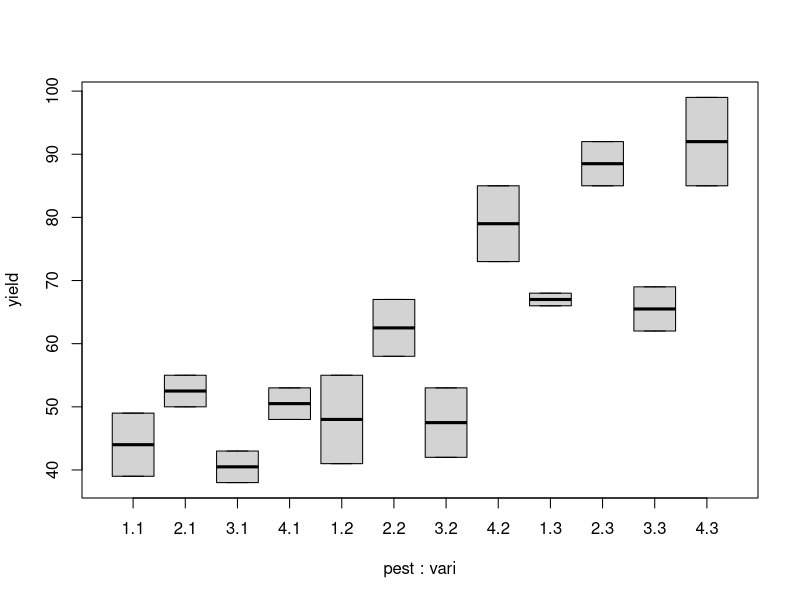
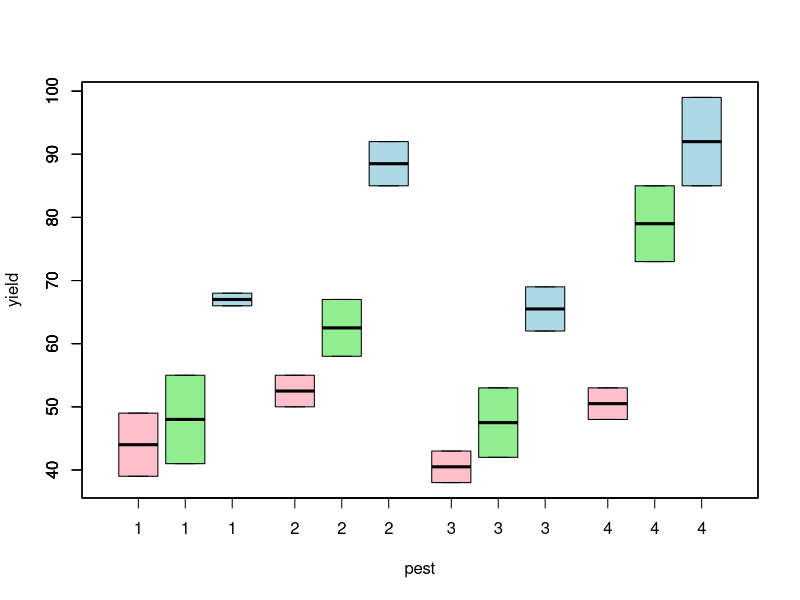
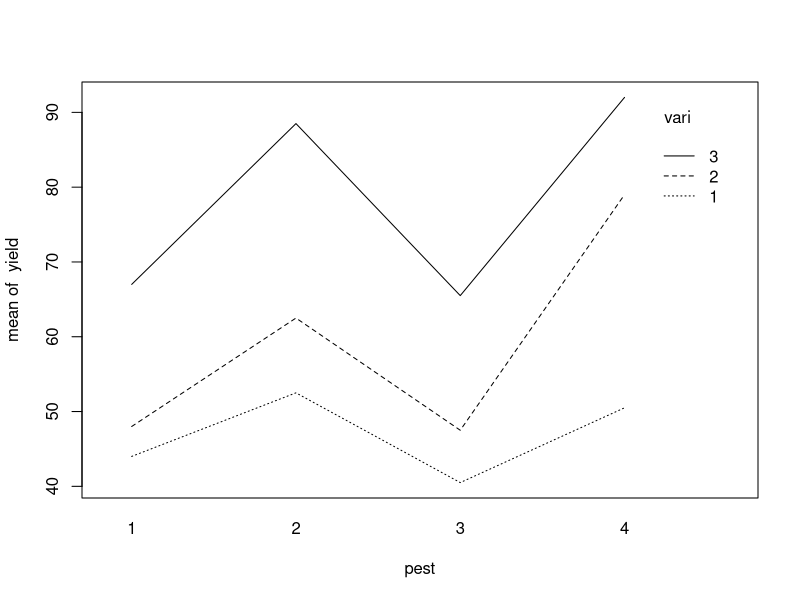

Source code (R) for these figures, in order:

## ST512 
## Author: Prof Ryan Martin (www4.stat.ncsu.edu/~rmartin)
## R code for Example 14.6 in Ott & Longnecker

# Read in data

citrus <- read.table(file="data/example_14-6.txt", header=TRUE)
print(citrus)

# Marginal summaries

tapply(citrus$yield, citrus$pesticide, mean)
tapply(citrus$yield, citrus$variety, mean)

# Code factors as *factors*

citrus$pest <- factor(citrus$pesticide)
citrus$vari <- factor(citrus$variety)

# Graphical summaries

boxplot(yield ~ pest * vari, data=citrus)

ylim <- range(citrus$yield)
boxplot(yield ~ pest, subset=(vari==1), data=citrus, 
        ylim=ylim, xlim=c(0.5, 4.5), 
        at=1:4-0.3, boxwex=0.25, col="pink")
boxplot(yield ~ pest, subset=(vari==2), data=citrus, add=TRUE, 
        at=1:4, boxwex=0.25, col="lightgreen")
boxplot(yield ~ pest, subset=(vari==3), data=citrus, add=TRUE, 
        at=1:4+0.3, boxwex=0.25, col="lightblue")

with(citrus, interaction.plot(pest, vari, yield))

# Two-way ANOVA with interaction

o.citrus <- lm(yield ~ pest * vari, data=citrus)
summary(o.citrus)

# Looks like interaction isn't important...
# Use partial F test to check

oo.citrus <- lm(yield ~ pest + vari, data=citrus)
summary(oo.citrus)
anova(oo.citrus, o.citrus)
